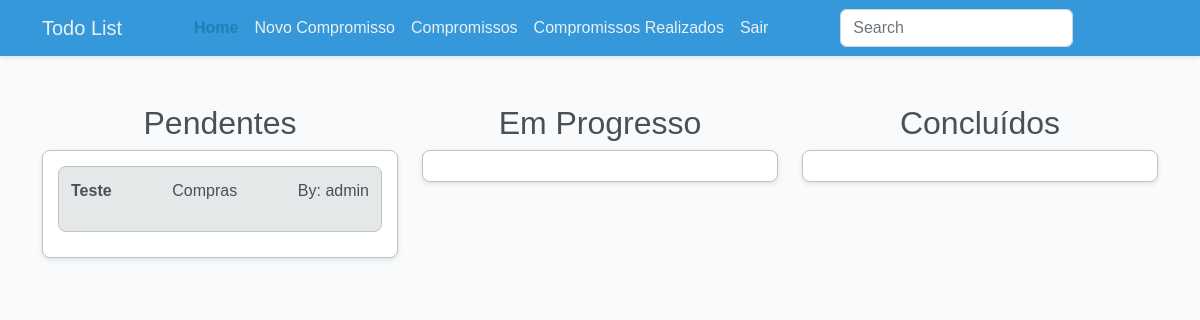
The app's page /commitments/ (signed in) with its own data.
### task/models.py (models this page shows, shortened)
class Commitment(models.Model):
    STATUS_CHOICES = [
        ("pending", "Pendente"),
        ("in_progress", "Em Andamento"),
        ("completed", "Concluído"),
    ]
    title = models.CharField(max_length=100)
    describe = models.TextField(blank=True)
    status = models.CharField(
        max_length=20,
        choices=STATUS_CHOICES,
        default="pending",
        null=True,
        blank=True,
    )
    date_commitmment = models.DateTimeField(null=True)
    created = models.DateTimeField(auto_now_add=True, null=True)
    user = models.ForeignKey(User, on_delete=models.CASCADE)
    category = models.ForeignKey(
        "Category", on_delete=models.CASCADE, null=True, blank=True
    )
    convidados = models.ManyToManyField(User, related_name='commitments_convidados', blank=True)

class Category(models.Model):
    name = models.CharField(max_length=100)
    def __str__(self):
        return self.name

### task/views.py (the view)
# urls.py: path("commitments/", views.commitments, name="commitments"),
@login_required
def commitments(request):
    commitments = Commitment.objects.filter(user=request.user).order_by(
        "-date_commitmment"
    )
    return render(request, "commitments.html", {"commitments": commitments})

### task/templates/commitments.html (shortened to what this page needs)
{% extends 'menu.html' %}
{% block content %}
<main class="container mt-5">
    <div class="row">
        <div class="col-md-4">
            <h2 class="text-center">Pendentes</h2>
            <ul class="list-group kanban-column">
                {% for commitment in commitments %}
                {% if commitment.status == 'pending' %}
                <li class="list-group-item kanban-item">
                    <a href="{% url 'commitment_detalhe' commitment.id %}">
                        <header class="d-flex justify-content-between">
                            <p class="fw-bold">{{ commitment.title }}</p>
                            <p>{{ commitment.category }}</p>
                            <p>By: {{ commitment.user.username }}</p>
                        </header>
                    </a>
                </li>
                {% endif %}
                {% endfor %}
            </ul>
        </div>
        <div class="col-md-4">
            <h2 class="text-center">Em Progresso</h2>
            <ul class="list-group kanban-column">
            </ul>
        </div>
        <div class="col-md-4">
            <h2 class="text-center">Concluídos</h2>
            <ul class="list-group kanban-column">
            </ul>
        </div>
    </div>
</main>
{% endblock %}

### task/static/css/styles.css (style rules this page uses)
body { background-color: #f9fafb; color: #4b4f56; font-family: Arial, sans-serif; transition: background-color 0.3s ease, color 0.3s ease; }
.kanban-column { background-color: #ffffff !important; border: 1px solid #bdc3c7 !important; border-radius: 8px; padding: 15px; margin-bottom: 20px; box-shadow: 0 2px 5px rgba(0, 0, 0, 0.1); transition: background-color 0.3s ease, transform 0.3s ease; }
.kanban-item { background-color: #e5e8e8 !important; border: 1px solid #bdc3c7 !important; border-radius: 8px; padding: 12px; margin-bottom: 10px; transition: transform 0.2s ease, background-color 0.3s ease; }
.kanban-item a { color: #3498db !important; text-decoration: none; transition: color 0.3s ease; }
.kanban-column h3, .kanban-item p { color: #4b4f56 !important; }
.kanban-item a { color: #3498db !important; }

### records on screen
Commitment: title "Teste", category "Compras", user.username "admin"
